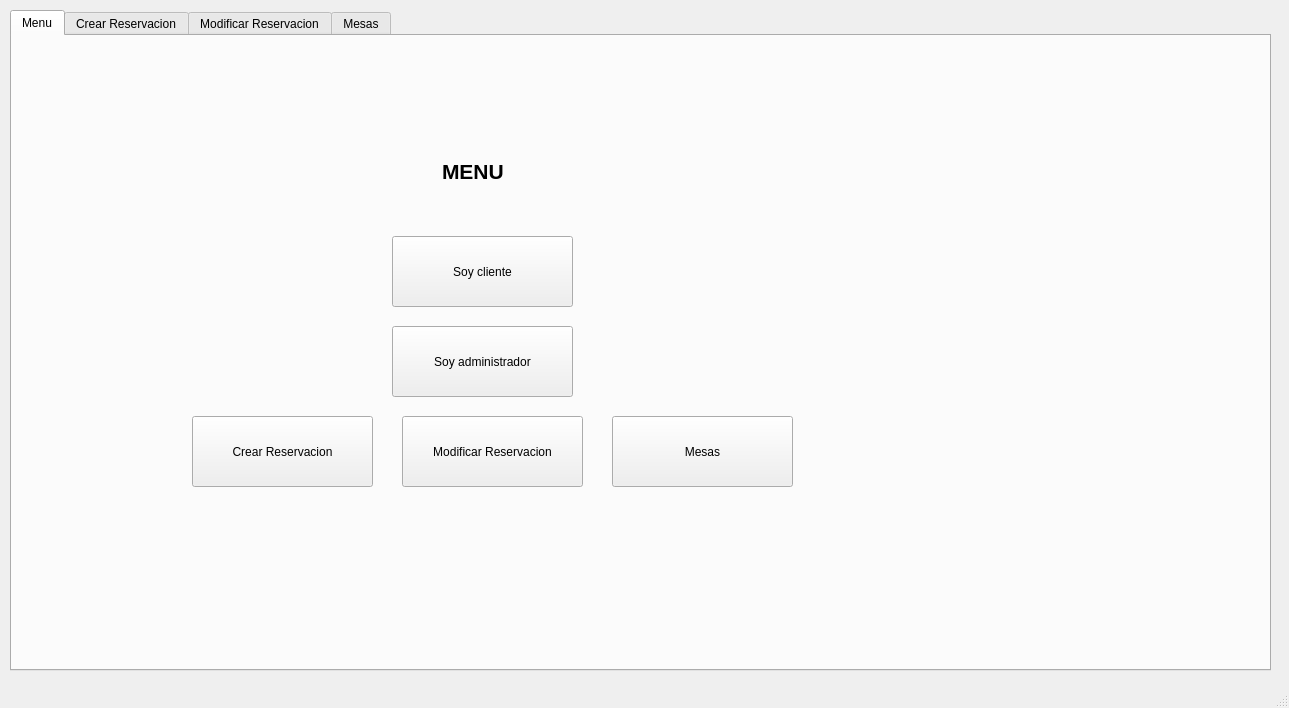
<?xml version="1.0" encoding="UTF-8"?>
<ui version="4.0">
 <class>MainWindow</class>
 <widget class="QMainWindow" name="MainWindow">
  <property name="geometry">
   <rect>
    <x>0</x>
    <y>0</y>
    <width>1289</width>
    <height>708</height>
   </rect>
  </property>
  <property name="windowTitle">
   <string>MainWindow</string>
  </property>
  <widget class="QWidget" name="centralwidget">
   <widget class="QTabWidget" name="tabWidget">
    <property name="geometry">
     <rect>
      <x>10</x>
      <y>10</y>
      <width>1261</width>
      <height>661</height>
     </rect>
    </property>
    <property name="currentIndex">
     <number>0</number>
    </property>
    <widget class="QWidget" name="tab">
     <attribute name="title">
      <string>Menu</string>
     </attribute>
     <widget class="QPushButton" name="pushButton">
      <property name="geometry">
       <rect>
        <x>380</x>
        <y>200</y>
        <width>181</width>
        <height>71</height>
       </rect>
      </property>
      <property name="text">
       <string>Soy cliente</string>
      </property>
     </widget>
     <widget class="QPushButton" name="pushButton_2">
      <property name="geometry">
       <rect>
        <x>380</x>
        <y>290</y>
        <width>181</width>
        <height>71</height>
       </rect>
      </property>
      <property name="text">
       <string>Soy administrador</string>
      </property>
     </widget>
     <widget class="QPushButton" name="pushButton_3">
      <property name="geometry">
       <rect>
        <x>180</x>
        <y>380</y>
        <width>181</width>
        <height>71</height>
       </rect>
      </property>
      <property name="text">
       <string>Crear Reservacion</string>
      </property>
     </widget>
     <widget class="QLabel" name="label">
      <property name="geometry">
       <rect>
        <x>430</x>
        <y>110</y>
        <width>81</width>
        <height>51</height>
       </rect>
      </property>
      <property name="text">
       <string>&lt;html&gt;&lt;head/&gt;&lt;body&gt;&lt;p&gt;&lt;span style=&quot; font-size:16pt; font-weight:700;&quot;&gt;MENU&lt;/span&gt;&lt;/p&gt;&lt;/body&gt;&lt;/html&gt;</string>
      </property>
     </widget>
     <widget class="QPushButton" name="pushButton_4">
      <property name="geometry">
       <rect>
        <x>390</x>
        <y>380</y>
        <width>181</width>
        <height>71</height>
       </rect>
      </property>
      <property name="text">
       <string>Modificar Reservacion</string>
      </property>
     </widget>
     <widget class="QPushButton" name="pushButton_5">
      <property name="geometry">
       <rect>
        <x>600</x>
        <y>380</y>
        <width>181</width>
        <height>71</height>
       </rect>
      </property>
      <property name="text">
       <string>Mesas</string>
      </property>
     </widget>
    </widget>
    <widget class="QWidget" name="tab_2">
     <attribute name="title">
      <string>Crear Reservacion</string>
     </attribute>
     <widget class="QLabel" name="label_2">
      <property name="geometry">
       <rect>
        <x>40</x>
        <y>60</y>
        <width>151</width>
        <height>20</height>
       </rect>
      </property>
      <property name="text">
       <string>Nombre de reservante:</string>
      </property>
     </widget>
     <widget class="QLabel" name="label_3">
      <property name="geometry">
       <rect>
        <x>40</x>
        <y>100</y>
        <width>151</width>
        <height>20</height>
       </rect>
      </property>
      <property name="text">
       <string>Numero de contacto:</string>
      </property>
     </widget>
     <widget class="QLabel" name="label_4">
      <property name="geometry">
       <rect>
        <x>40</x>
        <y>140</y>
        <width>161</width>
        <height>20</height>
       </rect>
      </property>
      <property name="text">
       <string>Numero de comensales:</string>
      </property>
     </widget>
     <widget class="QLabel" name="label_5">
      <property name="geometry">
       <rect>
        <x>430</x>
        <y>60</y>
        <width>41</width>
        <height>20</height>
       </rect>
      </property>
      <property name="text">
       <string>Fecha:</string>
      </property>
     </widget>
     <widget class="QLabel" name="label_6">
      <property name="geometry">
       <rect>
        <x>430</x>
        <y>100</y>
        <width>91</width>
        <height>20</height>
       </rect>
      </property>
      <property name="text">
       <string>Hora Militar:</string>
      </property>
     </widget>
     <widget class="QLineEdit" name="nombreLine">
      <property name="geometry">
       <rect>
        <x>200</x>
        <y>50</y>
        <width>191</width>
        <height>28</height>
       </rect>
      </property>
     </widget>
     <widget class="QLineEdit" name="contactoLine">
      <property name="geometry">
       <rect>
        <x>190</x>
        <y>90</y>
        <width>191</width>
        <height>28</height>
       </rect>
      </property>
     </widget>
     <widget class="QLineEdit" name="comensalesLine">
      <property name="geometry">
       <rect>
        <x>210</x>
        <y>130</y>
        <width>191</width>
        <height>28</height>
       </rect>
      </property>
     </widget>
     <widget class="QLineEdit" name="fechaLine">
      <property name="geometry">
       <rect>
        <x>480</x>
        <y>50</y>
        <width>191</width>
        <height>28</height>
       </rect>
      </property>
     </widget>
     <widget class="QLineEdit" name="horaLine">
      <property name="geometry">
       <rect>
        <x>520</x>
        <y>90</y>
        <width>191</width>
        <height>28</height>
       </rect>
      </property>
     </widget>
     <widget class="QTextEdit" name="textEdit">
      <property name="geometry">
       <rect>
        <x>440</x>
        <y>250</y>
        <width>411</width>
        <height>191</height>
       </rect>
      </property>
     </widget>
     <widget class="QPushButton" name="disponibilidad">
      <property name="geometry">
       <rect>
        <x>440</x>
        <y>180</y>
        <width>191</width>
        <height>51</height>
       </rect>
      </property>
      <property name="text">
       <string>Consultar Disponibilidad</string>
      </property>
     </widget>
     <widget class="QPushButton" name="disponibilidad_2">
      <property name="geometry">
       <rect>
        <x>40</x>
        <y>270</y>
        <width>141</width>
        <height>51</height>
       </rect>
      </property>
      <property name="text">
       <string>Reservar</string>
      </property>
     </widget>
     <widget class="QLabel" name="label_7">
      <property name="geometry">
       <rect>
        <x>40</x>
        <y>220</y>
        <width>241</width>
        <height>20</height>
       </rect>
      </property>
      <property name="text">
       <string>Numero de mesa que va a reservar:</string>
      </property>
     </widget>
     <widget class="QLineEdit" name="mesaLine">
      <property name="geometry">
       <rect>
        <x>280</x>
        <y>210</y>
        <width>101</width>
        <height>28</height>
       </rect>
      </property>
     </widget>
    </widget>
    <widget class="QWidget" name="tab_3">
     <attribute name="title">
      <string>Modificar Reservacion</string>
     </attribute>
     <widget class="QLineEdit" name="comensalesLine_2">
      <property name="geometry">
       <rect>
        <x>190</x>
        <y>190</y>
        <width>191</width>
        <height>28</height>
       </rect>
      </property>
     </widget>
     <widget class="QLineEdit" name="fechaLine_2">
      <property name="geometry">
       <rect>
        <x>460</x>
        <y>110</y>
        <width>191</width>
        <height>28</height>
       </rect>
      </property>
     </widget>
     <widget class="QLineEdit" name="horaLine_2">
      <property name="geometry">
       <rect>
        <x>500</x>
        <y>150</y>
        <width>191</width>
        <height>28</height>
       </rect>
      </property>
     </widget>
     <widget class="QLineEdit" name="nombreLine_2">
      <property name="geometry">
       <rect>
        <x>180</x>
        <y>110</y>
        <width>191</width>
        <height>28</height>
       </rect>
      </property>
     </widget>
     <widget class="QLabel" name="label_9">
      <property name="geometry">
       <rect>
        <x>20</x>
        <y>160</y>
        <width>151</width>
        <height>20</height>
       </rect>
      </property>
      <property name="text">
       <string>Numero de contacto:</string>
      </property>
     </widget>
     <widget class="QLabel" name="label_12">
      <property name="geometry">
       <rect>
        <x>20</x>
        <y>200</y>
        <width>161</width>
        <height>20</height>
       </rect>
      </property>
      <property name="text">
       <string>Numero de comensales:</string>
      </property>
     </widget>
     <widget class="QLineEdit" name="contactoLine_2">
      <property name="geometry">
       <rect>
        <x>170</x>
        <y>150</y>
        <width>191</width>
        <height>28</height>
       </rect>
      </property>
     </widget>
     <widget class="QPushButton" name="modificar">
      <property name="geometry">
       <rect>
        <x>470</x>
        <y>20</y>
        <width>141</width>
        <height>51</height>
       </rect>
      </property>
      <property name="text">
       <string>Modificar</string>
      </property>
     </widget>
     <widget class="QPushButton" name="cancelar">
      <property name="geometry">
       <rect>
        <x>300</x>
        <y>20</y>
        <width>141</width>
        <height>51</height>
       </rect>
      </property>
      <property name="text">
       <string>Cancelar</string>
      </property>
     </widget>
     <widget class="QLabel" name="label_8">
      <property name="geometry">
       <rect>
        <x>410</x>
        <y>160</y>
        <width>91</width>
        <height>20</height>
       </rect>
      </property>
      <property name="text">
       <string>Hora Militar:</string>
      </property>
     </widget>
     <widget class="QLineEdit" name="reservacionLine">
      <property name="geometry">
       <rect>
        <x>180</x>
        <y>40</y>
        <width>101</width>
        <height>28</height>
       </rect>
      </property>
     </widget>
     <widget class="QLabel" name="label_11">
      <property name="geometry">
       <rect>
        <x>20</x>
        <y>120</y>
        <width>151</width>
        <height>20</height>
       </rect>
      </property>
      <property name="text">
       <string>Nombre de reservante:</string>
      </property>
     </widget>
     <widget class="QLabel" name="label_13">
      <property name="geometry">
       <rect>
        <x>20</x>
        <y>50</y>
        <width>151</width>
        <height>20</height>
       </rect>
      </property>
      <property name="text">
       <string>Codigo de reservacion:</string>
      </property>
     </widget>
     <widget class="QLabel" name="label_10">
      <property name="geometry">
       <rect>
        <x>410</x>
        <y>120</y>
        <width>41</width>
        <height>20</height>
       </rect>
      </property>
      <property name="text">
       <string>Fecha:</string>
      </property>
     </widget>
     <widget class="QPushButton" name="reservacionesList">
      <property name="geometry">
       <rect>
        <x>30</x>
        <y>300</y>
        <width>191</width>
        <height>51</height>
       </rect>
      </property>
      <property name="text">
       <string>Ver Reservaciones</string>
      </property>
     </widget>
     <widget class="QTextEdit" name="textEdit_2">
      <property name="geometry">
       <rect>
        <x>30</x>
        <y>370</y>
        <width>491</width>
        <height>191</height>
       </rect>
      </property>
     </widget>
    </widget>
    <widget class="QWidget" name="tab_4">
     <attribute name="title">
      <string>Mesas</string>
     </attribute>
     <widget class="QLineEdit" name="sillasLine">
      <property name="geometry">
       <rect>
        <x>150</x>
        <y>80</y>
        <width>191</width>
        <height>28</height>
       </rect>
      </property>
     </widget>
     <widget class="QLineEdit" name="numeroMesaLine">
      <property name="geometry">
       <rect>
        <x>160</x>
        <y>20</y>
        <width>191</width>
        <height>28</height>
       </rect>
      </property>
     </widget>
     <widget class="QLabel" name="label_14">
      <property name="geometry">
       <rect>
        <x>30</x>
        <y>30</y>
        <width>121</width>
        <height>20</height>
       </rect>
      </property>
      <property name="text">
       <string>Numero de mesa:</string>
      </property>
     </widget>
     <widget class="QLabel" name="label_15">
      <property name="geometry">
       <rect>
        <x>20</x>
        <y>90</y>
        <width>121</width>
        <height>20</height>
       </rect>
      </property>
      <property name="text">
       <string>Numero de sillas:</string>
      </property>
     </widget>
     <widget class="QPushButton" name="pushButton_6">
      <property name="geometry">
       <rect>
        <x>40</x>
        <y>170</y>
        <width>141</width>
        <height>61</height>
       </rect>
      </property>
      <property name="text">
       <string>Crear Mesa</string>
      </property>
     </widget>
     <widget class="QPushButton" name="pushButton_7">
      <property name="geometry">
       <rect>
        <x>220</x>
        <y>170</y>
        <width>141</width>
        <height>61</height>
       </rect>
      </property>
      <property name="text">
       <string>Eliminar</string>
      </property>
     </widget>
     <widget class="QPushButton" name="mesas">
      <property name="geometry">
       <rect>
        <x>40</x>
        <y>260</y>
        <width>191</width>
        <height>51</height>
       </rect>
      </property>
      <property name="text">
       <string>Imprimir mesa</string>
      </property>
     </widget>
     <widget class="QTextEdit" name="textEdit_3">
      <property name="geometry">
       <rect>
        <x>40</x>
        <y>330</y>
        <width>411</width>
        <height>191</height>
       </rect>
      </property>
     </widget>
    </widget>
   </widget>
  </widget>
  <widget class="QMenuBar" name="menubar">
   <property name="geometry">
    <rect>
     <x>0</x>
     <y>0</y>
     <width>1289</width>
     <height>25</height>
    </rect>
   </property>
  </widget>
  <widget class="QStatusBar" name="statusbar"/>
 </widget>
 <resources/>
 <connections/>
</ui>
